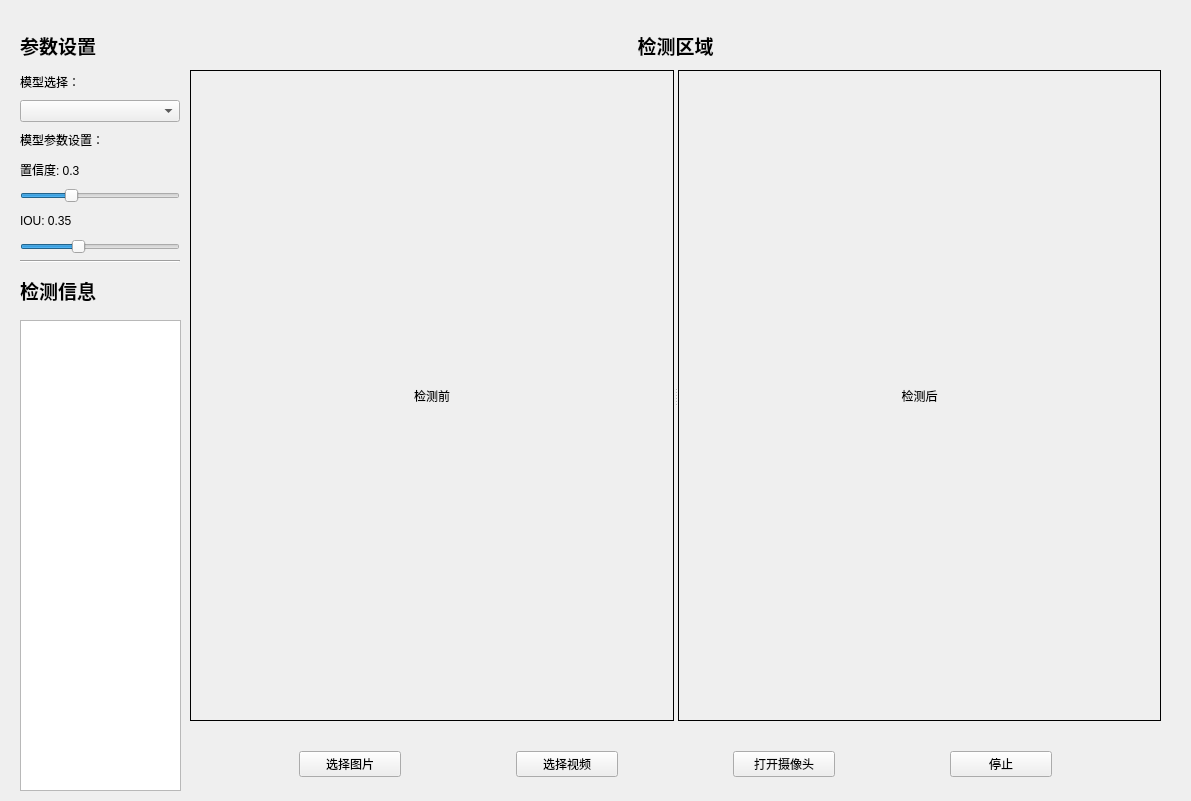
<?xml version="1.0" encoding="UTF-8"?>
<ui version="4.0">
 <class>UI</class>
 <widget class="QWidget" name="UI">
  <property name="geometry">
   <rect>
    <x>0</x>
    <y>0</y>
    <width>1191</width>
    <height>801</height>
   </rect>
  </property>
  <property name="windowTitle">
   <string>视觉目标检测</string>
  </property>
  <widget class="QLabel" name="detection_area_title">
   <property name="geometry">
    <rect>
     <x>190</x>
     <y>30</y>
     <width>971</width>
     <height>31</height>
    </rect>
   </property>
   <property name="font">
    <font>
     <family>MS Serif</family>
     <pointsize>14</pointsize>
     <weight>75</weight>
     <bold>true</bold>
    </font>
   </property>
   <property name="text">
    <string>检测区域</string>
   </property>
   <property name="alignment">
    <set>Qt::AlignCenter</set>
   </property>
  </widget>
  <widget class="QWidget" name="verticalLayoutWidget">
   <property name="geometry">
    <rect>
     <x>20</x>
     <y>70</y>
     <width>160</width>
     <height>193</height>
    </rect>
   </property>
   <layout class="QVBoxLayout" name="verticalLayout">
    <item>
     <widget class="QLabel" name="label_2">
      <property name="text">
       <string>模型选择：</string>
      </property>
     </widget>
    </item>
    <item>
     <widget class="QComboBox" name="model_selector">
      <property name="editable">
       <bool>false</bool>
      </property>
     </widget>
    </item>
    <item>
     <widget class="QLabel" name="label_3">
      <property name="text">
       <string>模型参数设置：</string>
      </property>
     </widget>
    </item>
    <item>
     <widget class="QLabel" name="confidence_label">
      <property name="text">
       <string>置信度: 0.3</string>
      </property>
     </widget>
    </item>
    <item>
     <widget class="QSlider" name="confidence_slider">
      <property name="minimum">
       <number>0</number>
      </property>
      <property name="maximum">
       <number>100</number>
      </property>
      <property name="value">
       <number>30</number>
      </property>
      <property name="orientation">
       <enum>Qt::Horizontal</enum>
      </property>
     </widget>
    </item>
    <item>
     <widget class="QLabel" name="iou_label">
      <property name="text">
       <string>IOU: 0.35</string>
      </property>
     </widget>
    </item>
    <item>
     <widget class="QSlider" name="iou_slider">
      <property name="minimum">
       <number>0</number>
      </property>
      <property name="maximum">
       <number>100</number>
      </property>
      <property name="value">
       <number>35</number>
      </property>
      <property name="orientation">
       <enum>Qt::Horizontal</enum>
      </property>
     </widget>
    </item>
    <item>
     <widget class="Line" name="line_6">
      <property name="orientation">
       <enum>Qt::Horizontal</enum>
      </property>
     </widget>
    </item>
   </layout>
  </widget>
  <widget class="QTextEdit" name="detect_info">
   <property name="geometry">
    <rect>
     <x>20</x>
     <y>320</y>
     <width>161</width>
     <height>471</height>
    </rect>
   </property>
  </widget>
  <widget class="QWidget" name="horizontalLayoutWidget">
   <property name="geometry">
    <rect>
     <x>190</x>
     <y>70</y>
     <width>971</width>
     <height>651</height>
    </rect>
   </property>
   <layout class="QHBoxLayout" name="horizontalLayout" stretch="0">
    <property name="spacing">
     <number>8</number>
    </property>
    <property name="sizeConstraint">
     <enum>QLayout::SetDefaultConstraint</enum>
    </property>
    <property name="leftMargin">
     <number>0</number>
    </property>
    <property name="rightMargin">
     <number>0</number>
    </property>
    <item>
     <widget class="QSplitter" name="splitter">
      <property name="autoFillBackground">
       <bool>false</bool>
      </property>
      <property name="orientation">
       <enum>Qt::Horizontal</enum>
      </property>
      <widget class="QLabel" name="original_label">
       <property name="sizePolicy">
        <sizepolicy hsizetype="Preferred" vsizetype="Preferred">
         <horstretch>0</horstretch>
         <verstretch>0</verstretch>
        </sizepolicy>
       </property>
       <property name="minimumSize">
        <size>
         <width>0</width>
         <height>0</height>
        </size>
       </property>
       <property name="baseSize">
        <size>
         <width>0</width>
         <height>0</height>
        </size>
       </property>
       <property name="styleSheet">
        <string notr="true">border: 1px solid black;</string>
       </property>
       <property name="text">
        <string>检测前</string>
       </property>
       <property name="alignment">
        <set>Qt::AlignCenter</set>
       </property>
      </widget>
      <widget class="QLabel" name="detected_label">
       <property name="enabled">
        <bool>true</bool>
       </property>
       <property name="sizePolicy">
        <sizepolicy hsizetype="Preferred" vsizetype="Preferred">
         <horstretch>0</horstretch>
         <verstretch>0</verstretch>
        </sizepolicy>
       </property>
       <property name="styleSheet">
        <string notr="true">border: 1px solid black;</string>
       </property>
       <property name="text">
        <string>检测后</string>
       </property>
       <property name="alignment">
        <set>Qt::AlignCenter</set>
       </property>
      </widget>
     </widget>
    </item>
   </layout>
  </widget>
  <widget class="QWidget" name="horizontalLayoutWidget_2">
   <property name="geometry">
    <rect>
     <x>190</x>
     <y>739</y>
     <width>971</width>
     <height>51</height>
    </rect>
   </property>
   <layout class="QHBoxLayout" name="horizontalLayout_2">
    <item>
     <widget class="Line" name="line">
      <property name="styleSheet">
       <string notr="true">background: transparent;
</string>
      </property>
      <property name="orientation">
       <enum>Qt::Horizontal</enum>
      </property>
     </widget>
    </item>
    <item>
     <widget class="QPushButton" name="load_image_button">
      <property name="text">
       <string>选择图片</string>
      </property>
     </widget>
    </item>
    <item>
     <widget class="Line" name="line_4">
      <property name="styleSheet">
       <string notr="true">background: transparent;
</string>
      </property>
      <property name="orientation">
       <enum>Qt::Horizontal</enum>
      </property>
     </widget>
    </item>
    <item>
     <widget class="QPushButton" name="load_video_button">
      <property name="text">
       <string>选择视频</string>
      </property>
     </widget>
    </item>
    <item>
     <widget class="Line" name="line_3">
      <property name="styleSheet">
       <string notr="true">background: transparent;
</string>
      </property>
     </widget>
    </item>
    <item>
     <widget class="QPushButton" name="camera_button">
      <property name="text">
       <string>打开摄像头</string>
      </property>
     </widget>
    </item>
    <item>
     <widget class="Line" name="line_5">
      <property name="styleSheet">
       <string notr="true">background: transparent;
</string>
      </property>
      <property name="orientation">
       <enum>Qt::Horizontal</enum>
      </property>
     </widget>
    </item>
    <item>
     <widget class="QPushButton" name="stop_camera_button">
      <property name="text">
       <string>停止</string>
      </property>
     </widget>
    </item>
    <item>
     <widget class="Line" name="line_2">
      <property name="styleSheet">
       <string notr="true">background: transparent;
</string>
      </property>
      <property name="orientation">
       <enum>Qt::Horizontal</enum>
      </property>
     </widget>
    </item>
   </layout>
  </widget>
  <widget class="QLabel" name="label">
   <property name="geometry">
    <rect>
     <x>20</x>
     <y>35</y>
     <width>161</width>
     <height>21</height>
    </rect>
   </property>
   <property name="font">
    <font>
     <family>MS Serif</family>
     <pointsize>14</pointsize>
     <weight>75</weight>
     <bold>true</bold>
    </font>
   </property>
   <property name="text">
    <string>参数设置</string>
   </property>
  </widget>
  <widget class="QLabel" name="label_4">
   <property name="geometry">
    <rect>
     <x>20</x>
     <y>280</y>
     <width>161</width>
     <height>21</height>
    </rect>
   </property>
   <property name="font">
    <font>
     <family>MS Serif</family>
     <pointsize>14</pointsize>
     <weight>75</weight>
     <bold>true</bold>
    </font>
   </property>
   <property name="text">
    <string>检测信息</string>
   </property>
  </widget>
 </widget>
 <resources/>
 <connections/>
</ui>
